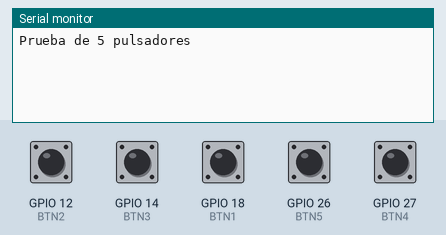
Bench run of a sketch on a simulated ESP32. Parts: the last lines printed to the serial monitor. Inputs (shaded band) come from the test bench; at power-on: GPIO 12 (BTN2), GPIO 14 (BTN3), GPIO 18 (BTN1), GPIO 26 (BTN5), GPIO 27 (BTN4) HIGH.

Above: at 1.2 s.
1.3 s: GPIO 12 (BTN2) pulled LOW for 0.15 s
At 2.2 s:
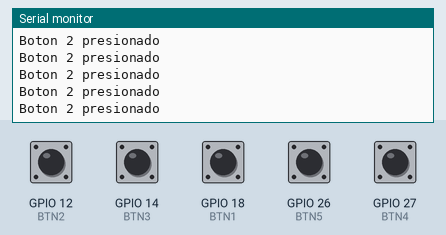
2.9 s: GPIO 14 (BTN3) pulled LOW for 0.15 s
At 4.2 s:
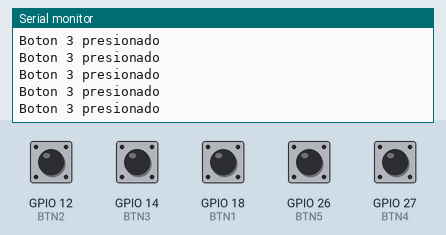
4.5 s: GPIO 18 (BTN1) pulled LOW for 0.15 s
At 5.8 s:
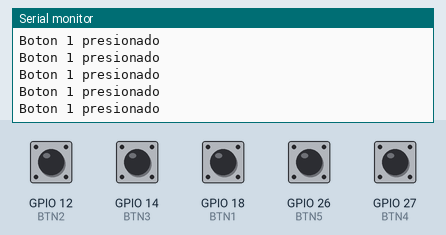
6.1 s: GPIO 26 (BTN5) pulled LOW for 0.15 s
At 7.0 s:
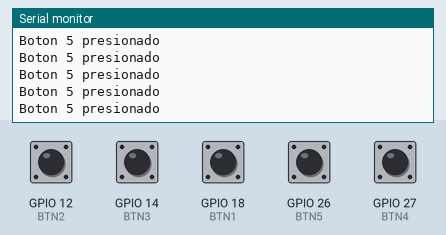
7.7 s: GPIO 27 (BTN4) pulled LOW for 0.15 s
At 8.2 s:
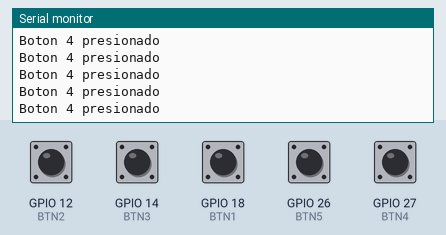
Timing chart, 0 to 10.3 s (numbered marks = the images above; inputs shaded):
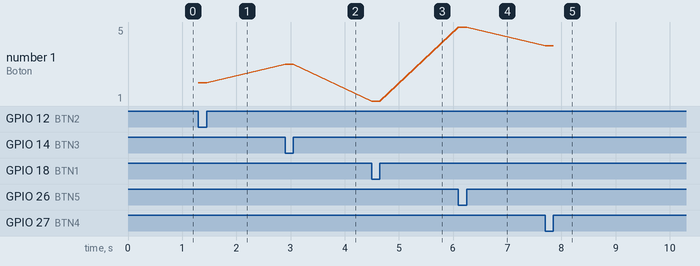

The sketch:

sketch_aug28a.ino
```cpp
#define BTN1 18
#define BTN2 12
#define BTN3 14
#define BTN4 27
#define BTN5 26

void setup() {
  Serial.begin(115200);

  pinMode(BTN1, INPUT_PULLUP);
  pinMode(BTN2, INPUT_PULLUP);
  pinMode(BTN3, INPUT_PULLUP);
  pinMode(BTN4, INPUT_PULLUP);
  pinMode(BTN5, INPUT_PULLUP);

  Serial.println("Prueba de 5 pulsadores");
}

void loop() {
  if (digitalRead(BTN1) == LOW) {
    Serial.println("Boton 1 presionado");
  }
  if (digitalRead(BTN2) == LOW) {
    Serial.println("Boton 2 presionado");
  }
  if (digitalRead(BTN3) == LOW) {
    Serial.println("Boton 3 presionado");
  }
  if (digitalRead(BTN4) == LOW) {
    Serial.println("Boton 4 presionado");
  }
  if (digitalRead(BTN5) == LOW) {
    Serial.println("Boton 5 presionado");
  }
}
```

Measured:
- after the input at 1.3 s, the serial monitor: prints a new line at once (image 1)
- after the input at 2.9 s, the serial monitor: prints a new line at once (image 2)
- after the input at 4.5 s, the serial monitor: prints a new line at once (image 3)
- after the input at 6.1 s, the serial monitor: prints a new line at once (image 4)
- after the input at 7.7 s, the serial monitor: prints a new line at once (image 5)
- plotted number 1: 2 → 3 after the input at 2.9 s, 3 → 1 after the input at 4.5 s, 1 → 5 after the input at 6.1 s, 5 → 4 after the input at 7.7 s
